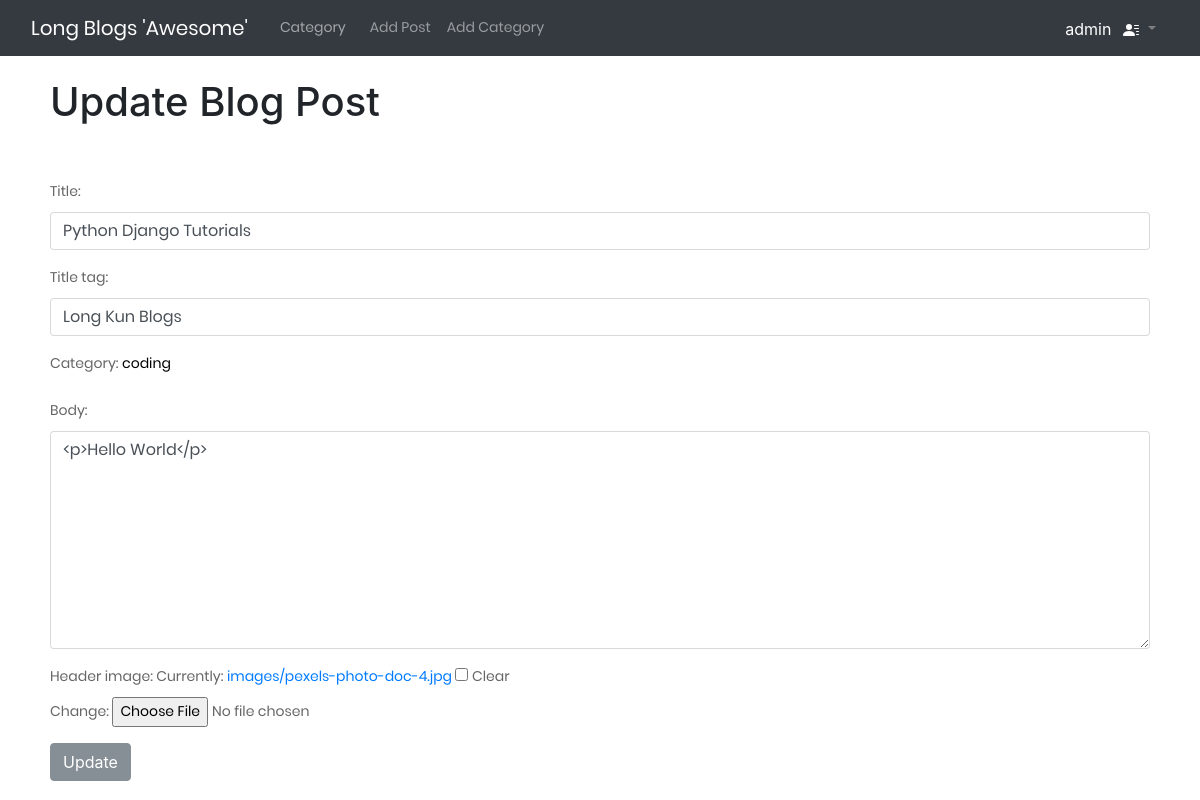
Page /article/edit/1/ (signed in) on the committed database.
### theblog/models.py (models this page shows, shortened)
class Post(models.Model):
    title = models.CharField(max_length=255)
    header_image = models.ImageField(null=True, blank=True, upload_to="images/")
    title_tag = models.CharField(max_length=255, default='Long Kun Blogs')
    author = models.ForeignKey(User, on_delete=models.CASCADE)
    category = models.CharField(max_length=255, default='coding')
    snippet = models.CharField(max_length=255)
    body = RichTextField(blank=True, null=True)
    post_date = models.DateField(auto_now_add=datetime.now)
    likes = models.ManyToManyField(User, related_name='blog_posts')

### theblog/views.py (the view)
# urls.py: path('article/edit/<int:pk>/', views.UpdatePostView.as_view(), name='update-post'),
class UpdatePostView(UpdateView):
    model = Post
    form_class = EditForm  # if use form_class u must remove fields = (...)
    template_name = 'theblog/update_post.html'

### theblog/forms.py
class EditForm(forms.ModelForm):
    class Meta:
        model = Post
        fields = ('title', 'title_tag', 'category', 'body', 'header_image')
        widgets = {
            'title': forms.TextInput(attrs={'class': 'form-control', 'placeholder': 'This is title ...'}),
            'title_tag': forms.TextInput(attrs={'class': 'form-control'}),
            'body': forms.Textarea(attrs={'class': 'form-control'}),
        }
    def __init__(self, *args, **kwargs):
        super().__init__(*args, **kwargs)
        choices = Category.objects.all().values_list('name','name')
        choice_list = []
        for item in choices:
            choice_list.append(item)
        self.fields['category'].choices = choice_list

### theblog/templates/theblog/update_post.html (shortened to what this page needs)
{% extends 'theblog/base.html' %}
{% block content %}
    {% if user.is_authenticated  %}
        {% if user.id == post.author.id %}
            <h1>Update Blog Post</h1>
            <br><br/>
            <div class="form-group">
                <form action="" method="POST"  enctype="multipart/form-data">
                    {{ form.as_p}}
                    <button class="btn btn-secondary">Update</button>
                </form>
            </div>
            {% else %}
            <p>You're not allowed here ( and you know it ...LOL :v )</p>
        {% endif %}
    {% else %}
        <p>You're not allowed here ( and you know it ...LOL :v )</p>
    {% endif %}
{% endblock content %}

### theblog/templates/theblog/base.html (shortened to what this page needs)
<!doctype html>
<html lang="en">
  <head>
    {% load static %}
    <link href="https://cdn.jsdelivr.net/npm/bootstrap@5.0.1/dist/css/bootstrap.min.css" rel="stylesheet">
    <link rel="stylesheet" href="https://maxcdn.bootstrapcdn.com/bootstrap/4.0.0/css/bootstrap.min.css">
    <link rel="stylesheet" href="https://cdnjs.cloudflare.com/ajax/libs/MaterialDesign-Webfont/3.6.95/css/materialdesignicons.css">
    <link rel="stylesheet" href="{% static 'theblog/css/user_profile.css' %}" type="text/css">
    <link rel="stylesheet" href="{% static 'theblog/css/main.css' %}" type="text/css">
    <link rel="stylesheet" href="{% static 'theblog/css/util.css' %}" type="text/css">
	  <link rel="stylesheet" type="text/css" href="{% static 'theblog/vendor/bootstrap/css/bootstrap.min.css' %}">
    <link rel="stylesheet" type="text/css" href="{% static 'theblog/fonts/font-awesome-4.7.0/css/font-awesome.min.css' %}">
    <link rel="stylesheet" type="text/css" href="{% static 'theblog/fonts/iconic/css/material-design-iconic-font.min.css' %}">
    <link rel="stylesheet" type="text/css" href="{% static 'theblog/vendor/animate/animate.css' %}">
    <link rel="stylesheet" type="text/css" href="{% static 'theblog/vendor/css-hamburgers/hamburgers.min.css' %}">
    <link rel="stylesheet" type="text/css" href="{% static 'theblog/vendor/animsition/css/animsition.min.css' %}">
    <link rel="stylesheet" type="text/css" href="{% static 'theblog/vendor/select2/select2.min.css' %}">
    <link rel="stylesheet" type="text/css" href="{% static 'theblog/vendor/daterangepicker/daterangepicker.css' %}">
  </head>
  <body class="body">
    <nav class="navbar navbar-expand-lg navbar-dark bg-dark">
        <div class="container-fluid">
          <a class="navbar-brand" href="{% url 'home' %}">Long Blogs 'Awesome'</a>
          {% if categories %}
            <div class="btn-group">
              <button type="button" class="btn dropdown-toggle dropdown-toggle-split" data-bs-toggle="dropdown" aria-expanded="false" style="color: rgba(255,255,255,.55);">Category</button>
                <span class="visually-hidden">Toggle Dropdown</span>
              </button>
              <ul class="dropdown-menu">
                {% for post in categories %}
                  <li><a class="dropdown-item" href="{% url 'category' post.name|slugify %}">{{post}}</a></li>
                {% endfor %}
              </ul>
            </div>
          {% else %}
            <a class="nav-link" href="{% url 'category-list' %}" style="color: rgba(255,255,255,.55);">Category</a>
          {% endif %}
          <div class="collapse navbar-collapse" id="navbarSupportedContent">
            <ul class="navbar-nav me-auto mb-2 mb-lg-0">
              {% if user.is_authenticated %}
                <li class="nav-item">
                  <a class="nav-link" href="{% url 'add-post' %}">Add Post</a>
                </li>
                <li class="nav-item">
                  <a class="nav-link" href="{% url 'add-category' %}">Add Category</a>
                </li>
              {% endif %}
            </ul>
            {% if user.is_authenticated %}
              <div class="btn-group">
                <div class="username" style="color: white; margin-top: 8px;">{{user.username}}</div>
                <button type="button" class="btn dropdown-toggle dropdown-toggle-split" data-bs-toggle="dropdown" aria-expanded="false" style="color: gray;">
                </button>
              </div>
            {% endif %}
          </div>
        </div>
      </nav>
    <br/>
    <div class="main">
      {% block content %}
    {% endblock content %}
    </div>
  </body>
</html>

### static/theblog/css/user_profile.css (style rules this page uses)
body { background-color: #f9f9fa }

### static/theblog/css/main.css (style rules this page uses)
* { margin: 0px; padding: 0px; box-sizing: border-box; }
body, html { height: 100%; font-family: Poppins-Regular, sans-serif; }
a { font-family: Poppins-Regular; font-size: 14px; line-height: 1.7; color: #666666; margin: 0px; transition: all 0.4s; -webkit-transition: all 0.4s; -o-transition: all 0.4s; -moz-transition: all 0.4s; }
h1,h2,h3,h4,h5,h6 { margin: 0px; }
p { font-family: Poppins-Regular; font-size: 14px; line-height: 1.7; color: #666666; margin: 0px; }
ul, li { margin: 0px; list-style-type: none; }
input { outline: none; border: none; }
textarea { outline: none; border: none; }
button { outline: none !important; border: none; background: transparent; }

### rows in the picture
Post: title "Python Django Tutorials", title_tag "Long Kun Blogs", category "coding", body "<p>Hello World</p>"

### other values in the picture
{{ user.username }} "admin"
